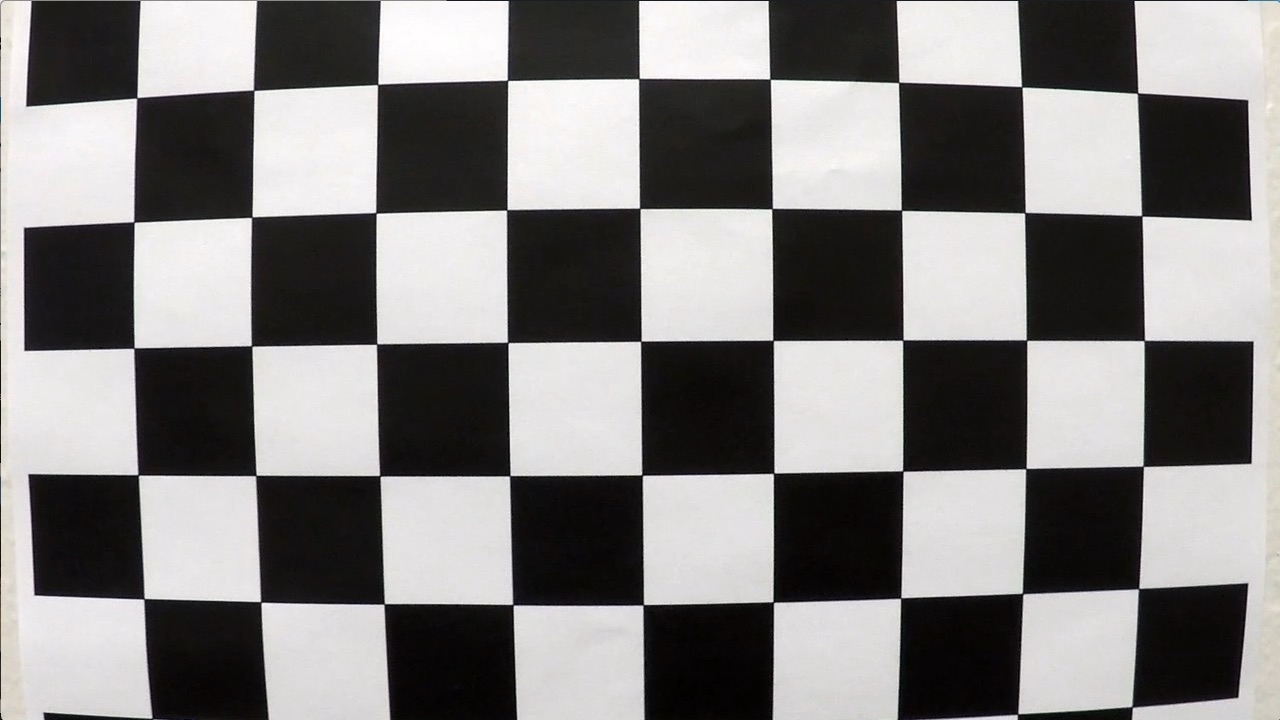
#> input picture Caliberation/calibration1.jpg, 1280 x 720 px, given in place of road.jpg, which was not available
$ python Caliberate.py
#> lines starting #> are read from the running program, lines starting #| are printed output that depends on the picture; after the words box and inside, x2 and y2 are one past the last pixel; in counts of white or black regions, pixels touching at a corner belong together; pictures that were not available may be replaced by others from this repository, and a replacement may not be noted
# -*- coding: utf-8 -*-
"""
Created on Mon Feb  5 13:06:59 2018

@author: Krishna mohan
"""

import cv2
import numpy as np
import glob
import matplotlib.pyplot as plt
def show_img(image):
    #print_size(image)
    cv2.imshow('my_pic', image)
    cv2.waitKey(30000)
    cv2.destroyAllWindows()


criteria = (cv2.TERM_CRITERIA_EPS + cv2.TERM_CRITERIA_MAX_ITER, 30, 0.001)


#Calirating the camera after getting the object and image points
def calibrate(obj, img, gray):
    return cv2.calibrateCamera(obj, img, gray.shape[::-1], None, None)

#creating object points i.e., real object coordinates in 3D form
def corners():
    objp = np.zeros((6*9,3), np.float32);
    objp[:,:2] = np.mgrid[0:9, 0:6].T.reshape(-1,2)
    #creating the list for object points and image points i.e., the coordinates of image
    objpts = []
    imgpts = []
    #location of images using for calibraiton of camera
    images = glob.glob("Caliberation/*.jpg");


    #Looping through every image to get the corner cordinates of the image.
     #If the corners are found, then boolean will return as True.
    for i in images:
        img = cv2.imread(i)
        img = cv2.resize(img, (700,500))
        gray = cv2.cvtColor(img, cv2.COLOR_BGR2GRAY);

        boolean, corners = cv2.findChessboardCorners(gray,(9,6), None);

        if boolean == True:
            objpts.append(objp)
            corners2 = cv2.cornerSubPix(gray, corners,(11,11),(-1,-1),criteria)
            imgpts.append(corners2)

            img = cv2.drawChessboardCorners(img,(9,6), corners2, boolean)

    return calibrate(objpts, imgpts, gray)


#ret, mtx, dist, rvecs, tvecs =


img = cv2.imread("road.jpg")
#> img is the input picture: shape (720, 1280, 3); mean B, G, R 127.8, 128.4, 130.1
img = cv2.resize(img, (700,500))
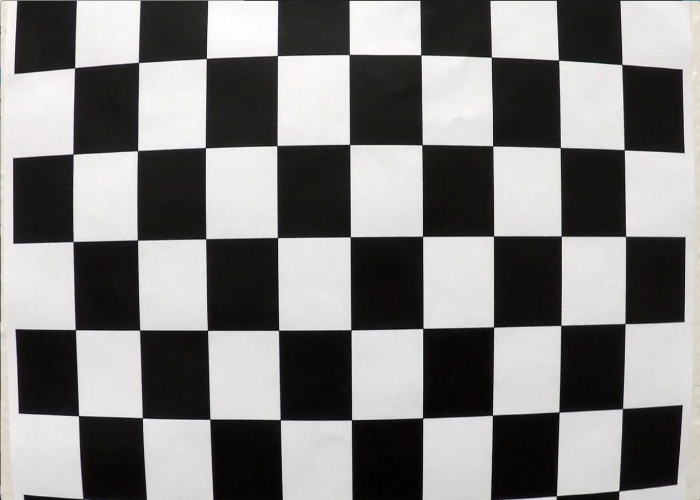
#> img: shape (500, 700, 3); mean B, G, R 127.7, 128.3, 130
h,w = img.shape[:2]
#> h = 500; w = 700

def displaying_original_and_undistorted_images(original, un_distorted):
    fig, ax = plt.subplots(nrows=1, ncols=2)
    ax[0].imshow(cv2.cvtColor(img, cv2.COLOR_BGR2RGB))
    ax[1].imshow(cv2.cvtColor(undistorted_img, cv2.COLOR_BGR2RGB))
    plt.show()
ret, mtx, dist, rvecs, tvecs = corners()
#> in corners, `boolean, corners = cv2.findChessboardCorners(gray,(9,6), None);`: boolean = False; corners = None
#> pass 2 of the loop in corners, `for i in images:`:
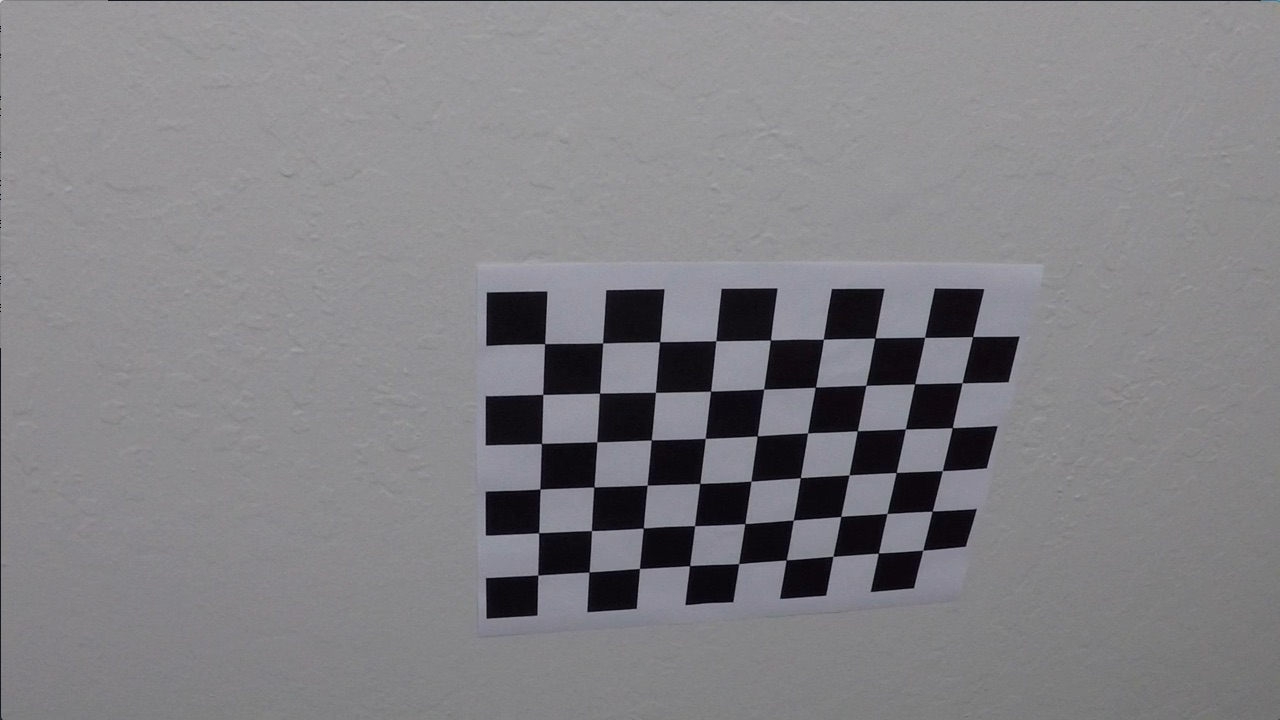
#> input picture Caliberation/calibration10.jpg, 1280 x 720 px
#> in corners, img is the input picture: shape (720, 1280, 3); mean B, G, R 133.1, 129.4, 130.2
#> in corners, `img = cv2.resize(img, (700,500))`:
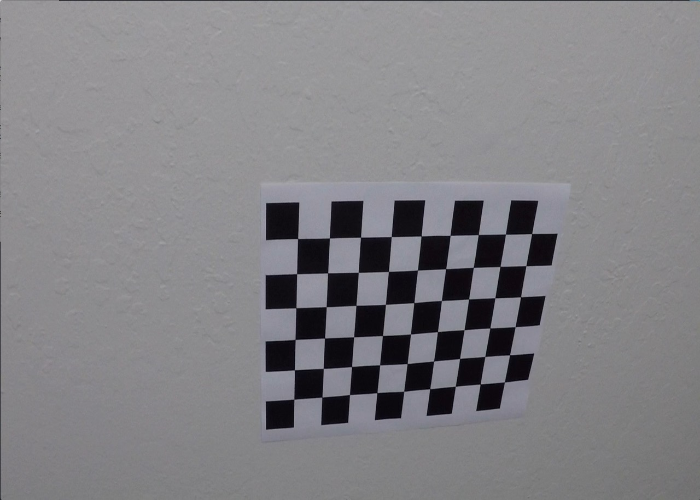
#> img: shape (500, 700, 3); mean B, G, R 132.9, 129.2, 130.1
#> boolean = True; corners = 54 rows, first 8: [297.9, 238.6], [329.4, 238.1], [360.7, 236.6], [390.6, 236.5], [420.9, 236.1], [450.1, 235.1], [477.8, 235.2], [505.6, 233.9]
#> corners2 = 54 rows, first 8: [297.6, 238.5], [329.5, 238], [360.5, 237.2], [391.2, 236.6], [421.1, 235.9], [450.1, 235.4], [478.3, 234.5], [505.4, 234.2]
#> in corners, `img = cv2.drawChessboardCorners(img,(9,6), corners2, boolean)`:
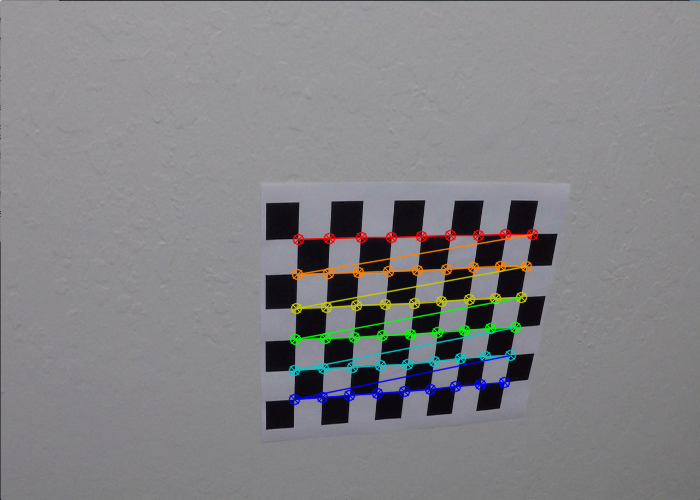
#> img: shape (500, 700, 3); 3.29% of pixels changed, all inside (x1, y1, x2, y2) = (288, 228, 539, 406)
#> pass 3 of the loop in corners, `for i in images:`:
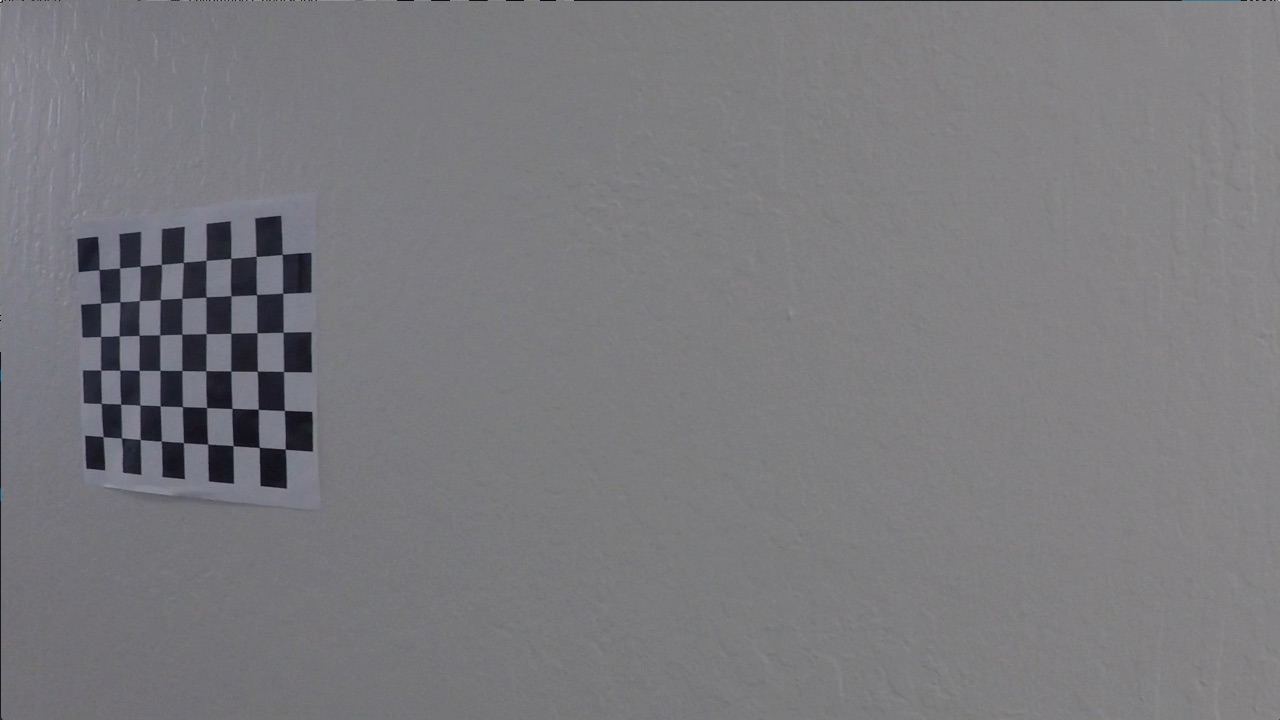
#> input picture Caliberation/calibration11.jpg, 1280 x 720 px
#> in corners, img is the input picture: shape (720, 1280, 3); mean B, G, R 125.2, 121.7, 122.2
#> in corners, `img = cv2.resize(img, (700,500))`:
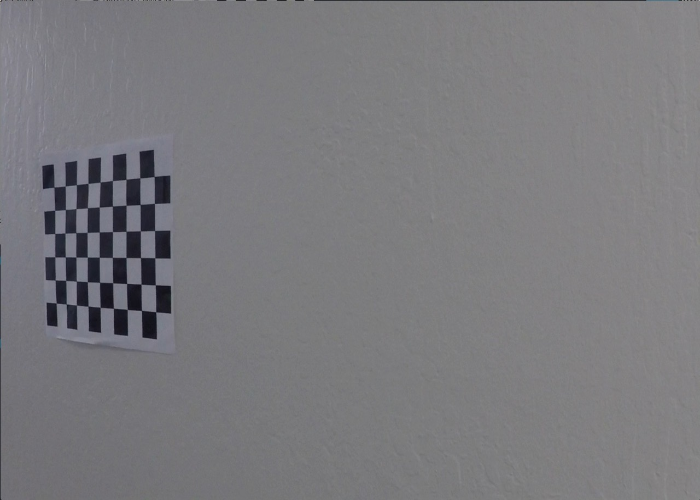
#> img: shape (500, 700, 3); mean B, G, R 125.1, 121.6, 122.1
#> corners = 54 rows, first 8: [53.89, 187.1], [65.25, 186.1], [76.4, 184.6], [88, 183.4], [100.1, 182.2], [112.5, 180.5], [126.1, 179.3], [139.9, 177.8]
#> corners2 = 54 rows, first 8: [60.18, 186.7], [70.85, 185.3], [70.85, 185.3], [82.43, 184.2], [94.1, 182.7], [106.5, 181.4], [125.9, 179.4], [139.8, 177.9]
#> in corners, `img = cv2.drawChessboardCorners(img,(9,6), corners2, boolean)`:
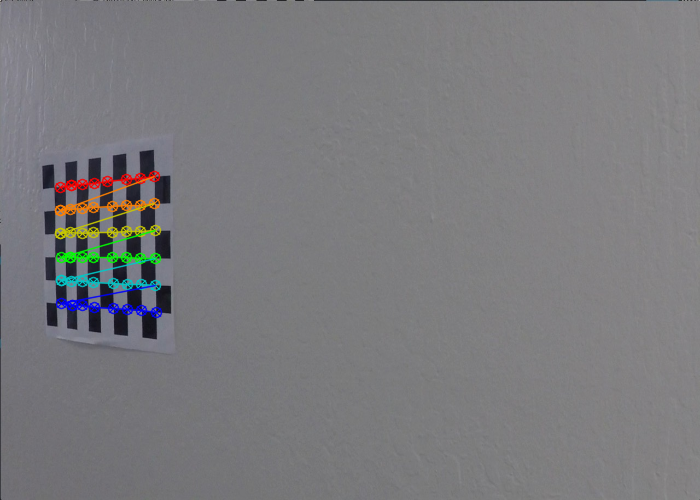
#> img: shape (500, 700, 3); 1.91% of pixels changed, all inside (x1, y1, x2, y2) = (54, 170, 163, 319)
#> the loop made 4 passes; the first 3 are shown
undistorted_img = cv2.undistort(img, mtx, dist, mtx);
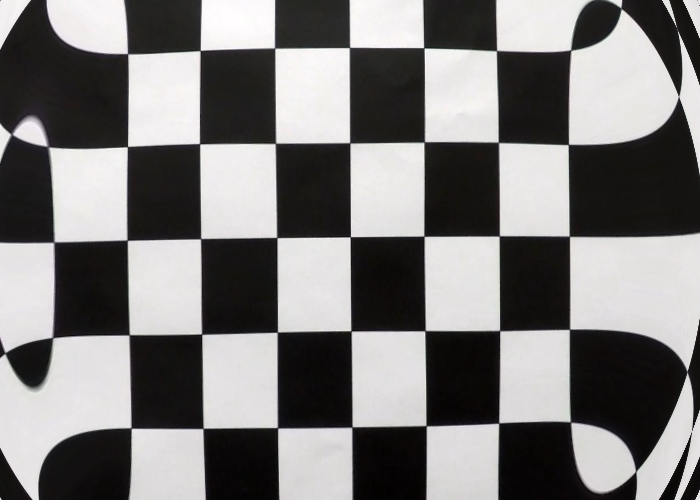
#> undistorted_img: shape (500, 700, 3); mean B, G, R 122.8, 123.3, 124.8


show_img(undistorted_img)
displaying_original_and_undistorted_images(img, undistorted_img);
#> in displaying_original_and_undistorted_images, `plt.show()`:
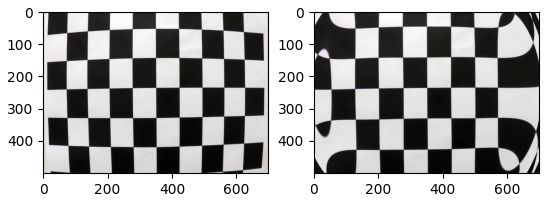
#> figure drawn by matplotlib, 2 panels
